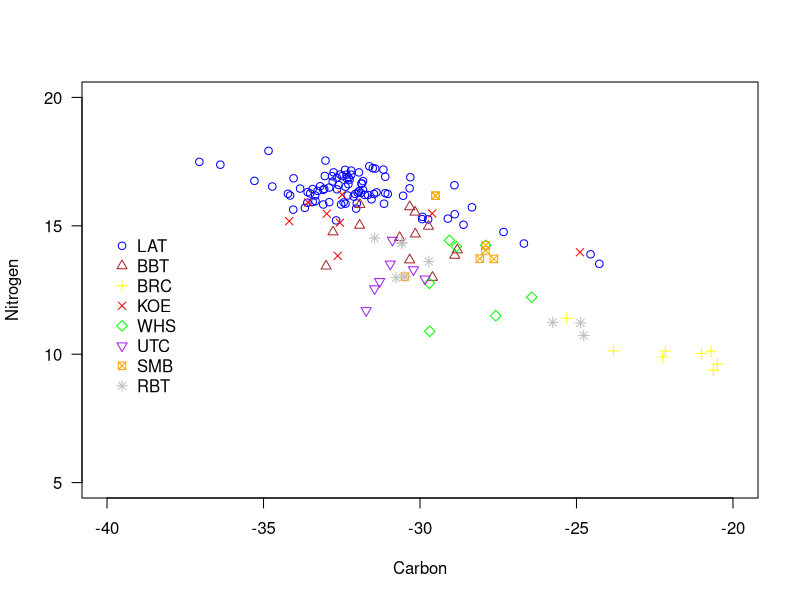
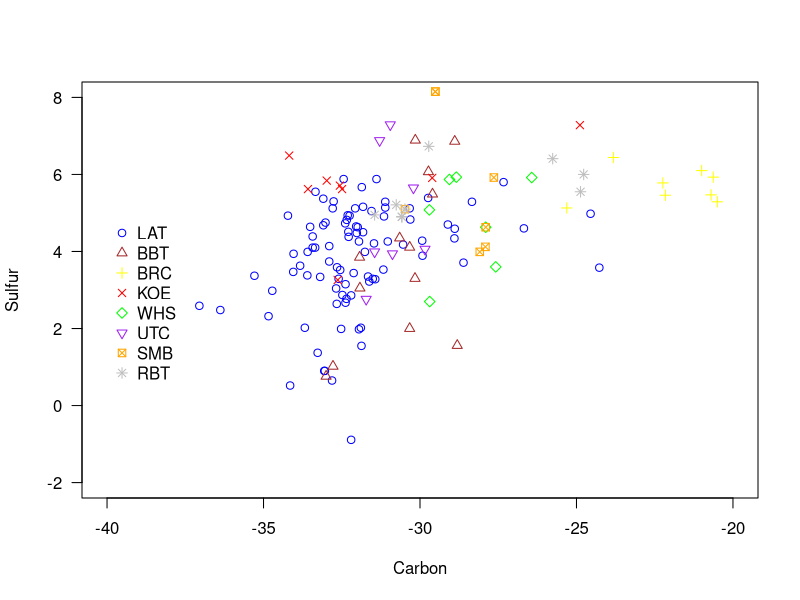
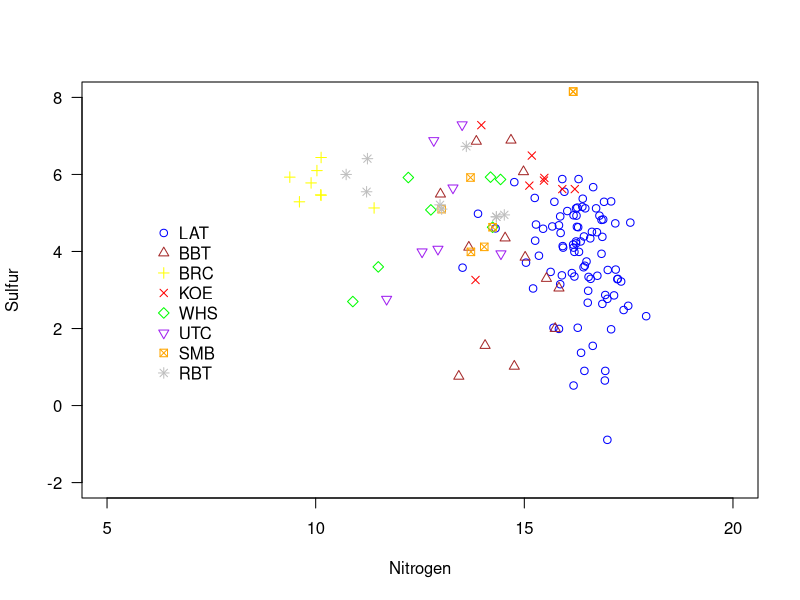
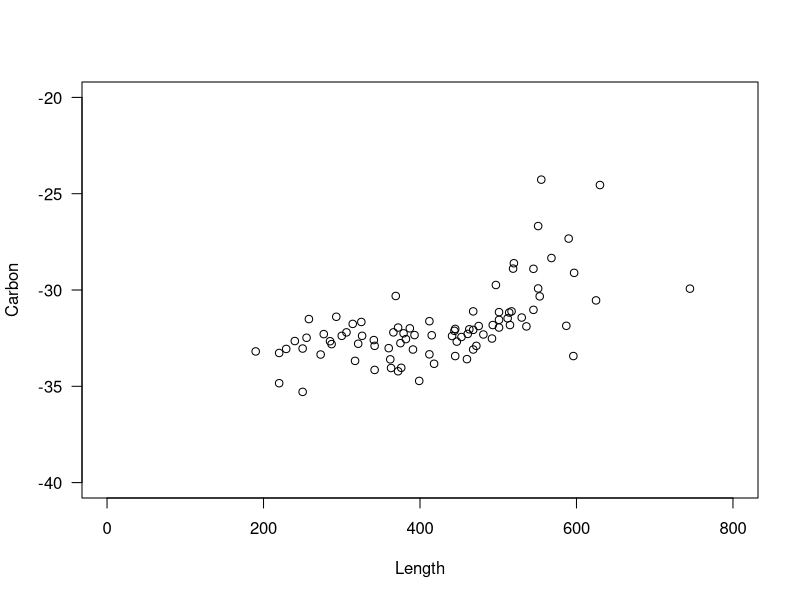
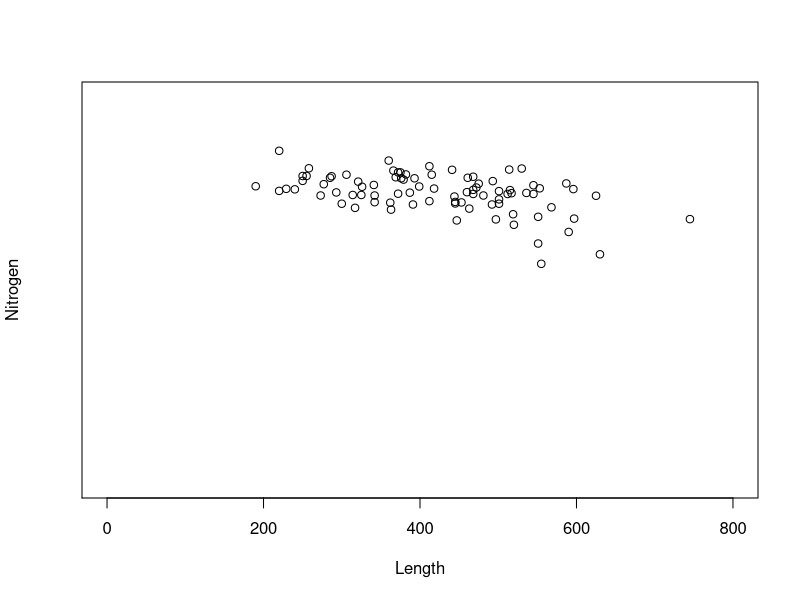
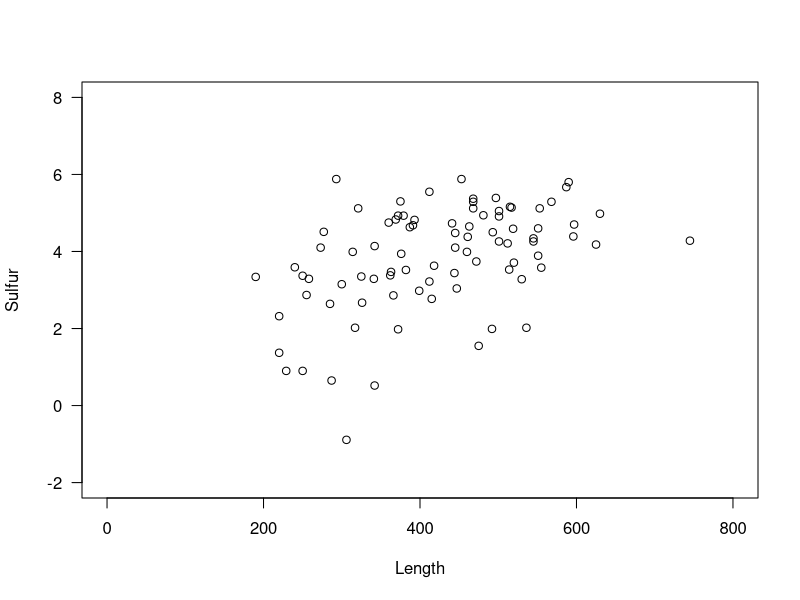

Write the R code that produced these figures, in order.
setwd("C:/Users/wfetzer/Desktop")

fish=read.table("Isotope_FirstLook.txt", header = T)

head(fish)
dim(fish)

lat = subset(fish, fish$species == "LAT")
bbt = subset(fish, fish$species == "BBT")
brc = subset(fish, fish$species == "BRC")
koe = subset(fish, fish$species == "KOE")
whs = subset(fish, fish$species == "WHS")
utc = subset(fish, fish$species == "UTC")
smb = subset(fish, fish$species == "SMB")
rbt = subset(fish, fish$species == "RBT")

#####Carbon vs Nitrogen

plot(NULL, xlim=c(-40,-20), ylim= c(5,20), xlab="Carbon", ylab="Nitrogen", xaxt="n", yaxt="n",main="", type="n")

points(lat$C, lat$N, col="blue")
points(bbt$C, bbt$N, col="brown", pch=2)
points(brc$C, brc$N, col="yellow", pch=3)
points(koe$C, koe$N, col="red", pch=4)
points(whs$C, whs$N, col="green", pch=5)
points(utc$C, utc$N, col="purple", pch=6)
points(smb$C, smb$N, col="orange", pch=7)
points(rbt$C, rbt$N, col="gray", pch=8)

axis(1, at=c(-40, -35, -30, -25, -20),las=1, cex.axis=10/10)
axis(2, at=c(5,10,15,20),las=1, cex.axis=10/10)

legend(-40, 15, legend=c("LAT", "BBT", "BRC", "KOE", "WHS", "UTC", "SMB", "RBT"), 
	pch=c(1,2,3,4,5,6,7,8), col=c("blue", "brown",
	 "yellow", "red", "green", "purple","orange", "gray")
	, bty="n", cex=1, pt.cex=1, lty=NULL, merge=FALSE, trace=FALSE)

#####Carbon vs Sulfur

plot(NULL, xlim=c(-40,-20), ylim= c(-2,8), xlab="Carbon", ylab="Sulfur", xaxt="n", yaxt="n",main="", type="n")

points(lat$C, lat$S, col="blue")
points(bbt$C, bbt$S, col="brown", pch=2)
points(brc$C, brc$S, col="yellow", pch=3)
points(koe$C, koe$S, col="red", pch=4)
points(whs$C, whs$S, col="green", pch=5)
points(utc$C, utc$S, col="purple", pch=6)
points(smb$C, smb$S, col="orange", pch=7)
points(rbt$C, rbt$S, col="gray", pch=8)

axis(1, at=c(-40, -35, -30, -25, -20),las=1, cex.axis=10/10)
axis(2, at=c(-2,0,2,4,6,8),las=1, cex.axis=10/10)

legend(-40, 5, legend=c("LAT", "BBT", "BRC", "KOE", "WHS", "UTC", "SMB", "RBT"), 
	pch=c(1,2,3,4,5,6,7,8), col=c("blue", "brown",
	 "yellow", "red", "green", "purple","orange", "gray")
	, bty="n", cex=1, pt.cex=1, lty=NULL, merge=FALSE, trace=FALSE)

#####Nitrogen vs Sulfur

plot(NULL, xlim=c(5,20), ylim= c(-2,8), xlab="Nitrogen", ylab="Sulfur", xaxt="n", yaxt="n",main="", type="n")

points(lat$N, lat$S, col="blue")
points(bbt$N, bbt$S, col="brown", pch=2)
points(brc$N, brc$S, col="yellow", pch=3)
points(koe$N, koe$S, col="red", pch=4)
points(whs$N, whs$S, col="green", pch=5)
points(utc$N, utc$S, col="purple", pch=6)
points(smb$N, smb$S, col="orange", pch=7)
points(rbt$N, rbt$S, col="gray", pch=8)

axis(1, at=c(5,10,15,20),las=1, cex.axis=10/10)
axis(2, at=c(-2,0,2,4,6,8),las=1, cex.axis=10/10)

legend(6, 5, legend=c("LAT", "BBT", "BRC", "KOE", "WHS", "UTC", "SMB", "RBT"), 
	pch=c(1,2,3,4,5,6,7,8), col=c("blue", "brown",
	 "yellow", "red", "green", "purple","orange", "gray")
	, bty="n", cex=1, pt.cex=1, lty=NULL, merge=FALSE, trace=FALSE)


#####LAT LENGTH VS CARBON

plot(NULL, xlim=c(0,800), ylim= c(-40,-20), xlab="Length", ylab="Carbon", xaxt="n", yaxt="n",main="", type="n")

points(lat$length, lat$C)

axis(1, at=c(0,200,400,600,800),las=1, cex.axis=10/10)
axis(2, at=c(-40, -35, -30, -25, -20),las=1, cex.axis=10/10)

#####LAT LENGTH VS NITROGEN

plot(NULL, xlim=c(0,800), ylim= c(5,20), xlab="Length", ylab="Nitrogen", xaxt="n", yaxt="n",main="", type="n")

points(lat$length, lat$N)

axis(1, at=c(0,200,400,600,800),las=1, cex.axis=10/10)
axis(2, at=c(-40, -35, -30, -25, -20),las=1, cex.axis=10/10)

#####LAT LENGTH VS SULFUR

plot(NULL, xlim=c(0,800), ylim= c(-2,8), xlab="Length", ylab="Sulfur", xaxt="n", yaxt="n",main="", type="n")

points(lat$length, lat$S)

axis(1, at=c(0,200,400,600,800),las=1, cex.axis=10/10)
axis(2, at=c(-2,0,2,4,6,8),las=1, cex.axis=10/10)



